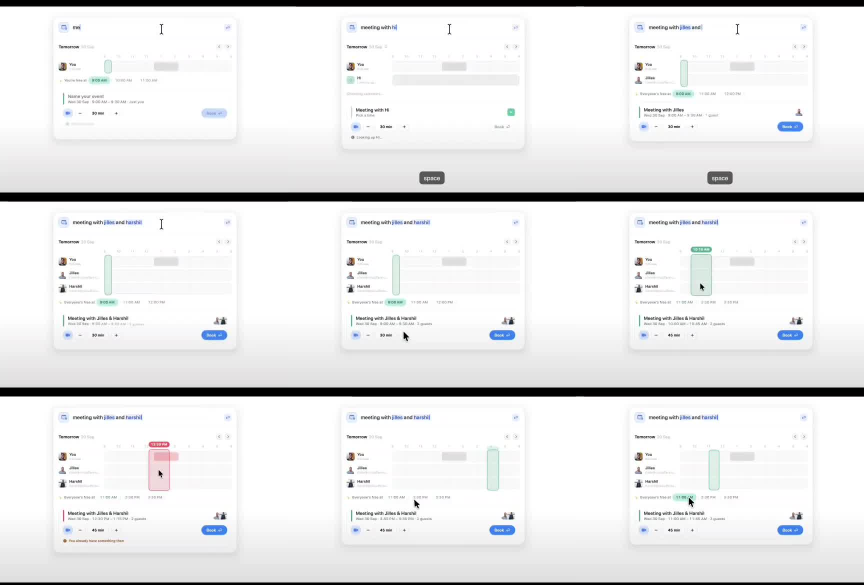
#> input picture PROJECT_REFERENCES/images/R001-r056-meeting-interaction-sheet.jpg, 1728 x 1170 px (shown at 1/2 size)
$ python build-reference-library.py
#> lines starting #> are read from the running program, lines starting #| are printed output that depends on the picture; pictures that were not available may be replaced by others from this repository, and a replacement may not be noted
from pathlib import Path
from PIL import Image, ImageOps, ImageDraw
import hashlib, html, json, re, shutil, zipfile

ROOT = Path(__file__).resolve().parents[2]
LIB = ROOT / 'PROJECT_REFERENCES'
TODAY = '2026-10-05'
for directory in ['images', 'videos', 'documents', 'links', 'thumbnails', 'derived', 'sources']:
    (LIB / directory).mkdir(parents=True, exist_ok=True)

records, unresolved, by_hash = [], [], {}
media_ext = {'.png', '.jpg', '.jpeg', '.webp', '.gif', '.mp4', '.mov', '.webm'}
def digest(data):
    return hashlib.sha256(data).hexdigest()

def add(source, kind, label=None, category='Other references', purpose='', origin='Preserved reference', source_thread=None, data=None):
#> called with kind = 'image', category = 'Layouts / empty states'
    source = str(source)
    if data is None:
        path = Path(source)
        if not path.is_file():
            unresolved.append({'originalPath': source, 'kind': kind, 'origin': origin, 'sourceThread': source_thread, 'status': 'original-path-unavailable', 'note': 'May survive under a descriptive filename in a preserved pack; exact original-to-copy mapping is not proven.'})
            return None
        data = path.read_bytes()
        basename = path.name
    else:
        basename = source.split('!')[-1].split('/')[-1]
    sha = digest(data)
    provenance = {'originalPath': source, 'originalName': basename, 'origin': origin, 'sourceThread': source_thread}
    if sha in by_hash:
        entry = by_hash[sha]
        if provenance not in entry['sources']:
            entry['sources'].append(provenance)
        return entry
    number = len(records) + 1
    refid = f'R{number:03}'
    label = label or re.sub(r'^\d+_(?:ref_|current_)?', '', Path(basename).stem).replace('_', ' ').replace('-', ' ')
    slug = re.sub(r'[^a-z0-9]+', '-', label.lower()).strip('-')[:78] or 'reference'
    suffix = Path(basename).suffix.lower()
    folder = 'videos' if kind == 'video' else 'images' if kind == 'image' else 'derived' if kind == 'derived' else 'documents'
    relative = f'{folder}/{refid}-{slug}{suffix}'
    destination = LIB / relative
    if destination.exists() and digest(destination.read_bytes()) != sha:
        raise RuntimeError('Refusing to overwrite a different existing reference: ' + relative)
    destination.write_bytes(data)
    entry = {'id': refid, 'title': label, 'kind': kind, 'category': category, 'purpose': purpose, 'path': relative, 'sha256': sha, 'bytes': len(data), 'sources': [provenance], 'status': 'available-local-copy'}
    if kind in {'image', 'derived'}:
        with Image.open(destination) as im:
#> im is the input picture: PIL image 1728x1170 RGB; mean R, G, B 232.4, 232.7, 233.2
            entry['dimensions'] = [im.width, im.height]
            rgba = ImageOps.exif_transpose(im).convert('RGBA')
            background = Image.new('RGBA', rgba.size, 'white')
#> background: PIL image 1728x1170 RGBA; every value is 255
            background.alpha_composite(rgba)
            thumb = background.convert('RGB')
            thumb.thumbnail((440, 276))
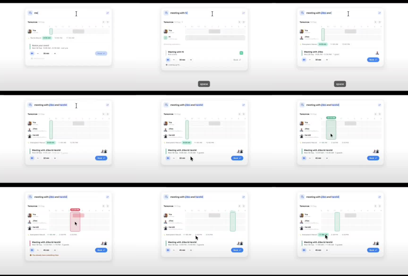
#> thumb: PIL image 408x276 RGB; mean R, G, B 232.5, 232.7, 233.2
            canvas = Image.new('RGB', (460, 296), '#f4f2ed')
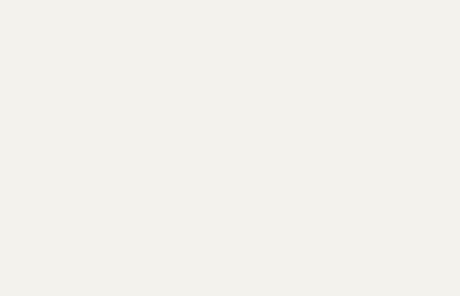
#> canvas: PIL image 460x296 RGB; mean R, G, B 244, 242, 237
            canvas.paste(thumb, ((460 - thumb.width)//2, (296 - thumb.height)//2))
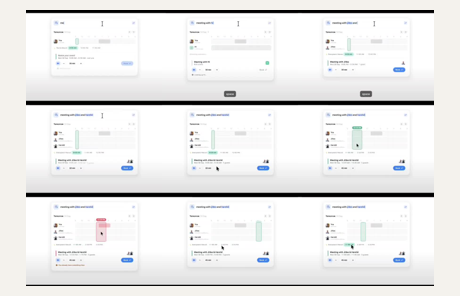
#> canvas: PIL image 460x296 RGB; mean R, G, B 234.5, 234.3, 233.9
            entry['thumbnail'] = f'thumbnails/{refid}.jpg'
            canvas.save(LIB / entry['thumbnail'], quality=88)
    records.append(entry)
    by_hash[sha] = entry
    return entry

packs = [
    ('READ THIS IMPORTANT FOR EVERY AI/DWDG_Experience_v1.0/references', 'Experience v1.1 preserved reference/history'),
    ('READ THIS IMPORTANT FOR EVERY AI/DWDG_Workspace_Codex_Pack_v0.3/references', 'v0.3 preserved reference/history'),
]
def classify(name):
    if 'negative' in name:
        return 'Avoid / diagnostic', 'Rejected or diagnostic example; do not treat as the visual target.'
    if name.startswith(('00_current', '01_current')):
        return 'Prior app screenshots', 'Historical app baseline, not an approved design target.'
    if 'samsung' in name:
        return 'Samsung / charts', 'User-supplied Samsung grouping, chart, or scrolling reference.'
    if 'crm' in name:
        return 'CRM / composition', 'User-supplied desktop working layout and inspector reference.'
    if any(word in name for word in ['task_', 'category_menu', 'selection_', 'presets_', 'paired_', 'profile_']):
        return 'Compact work / interaction', 'User-supplied task, context, chart, or control composition.'
    if any(word in name for word in ['prism', 'tactile', 'icon_', 'ios_icon']):
        return 'Materials / icons', 'Historical material/object identity reference. Latest direction removes glassmorphism from interface surfaces.'
    if 'brand_' in name or 'bird_' in name or 'bloop_' in name:
        return 'Brand / identity', 'Preserved brand/identity source; labels inside examples are not organizational data.'
    if 'questionnaire' in name:
        return 'Organization / context', 'Historical questionnaire image; actual survey source is separately preserved.'
    return 'Layouts / empty states', 'User-supplied layout, information hierarchy, or empty-state inspiration.'

for folder, origin in packs:
    for path in sorted((ROOT / folder).glob('*')):
        if path.suffix.lower() in media_ext:
            category, purpose = classify(path.name)
            add(path, 'image', category=category, purpose=purpose, origin=origin)

#> (the run stopped early here; a loop or call above may not have finished)
